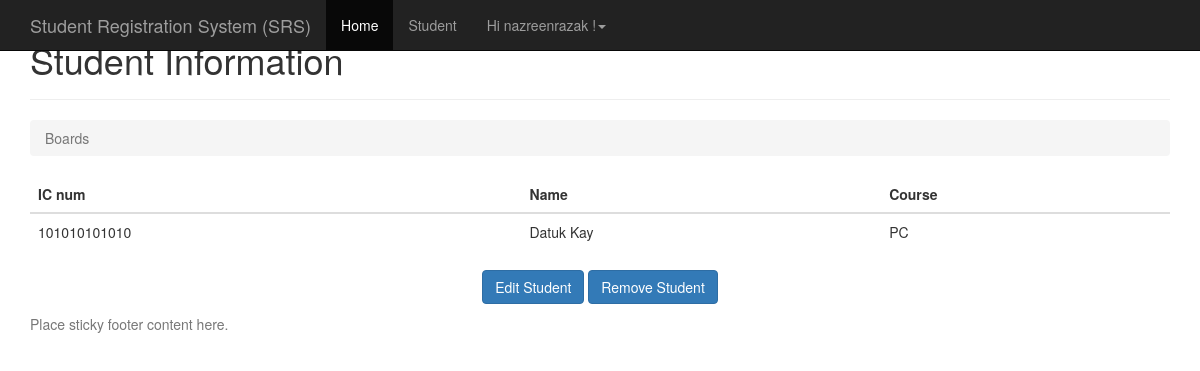
The app's page /10/ (signed in), older data.
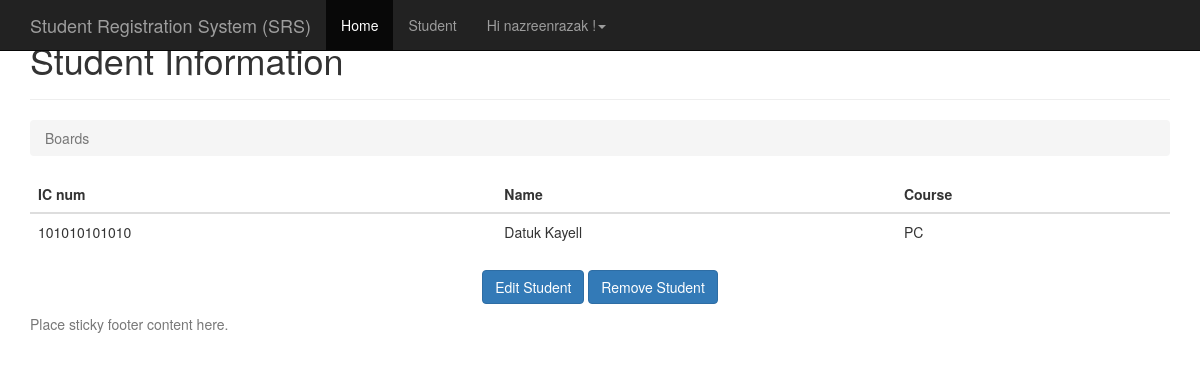
The same page, newer data.
### student/models.py (models this page shows)
class Student(models.Model):
	PROGRAMMING = 'PR'
	NETWORKING = 'NT'
	PCTECH = 'PC'
	COURSE_CHOICES = (
		(PROGRAMMING, 'Programming'),
		(NETWORKING, 'Networking'),
		(PCTECH, 'PC Technichian'),
	)
	icnum = models.CharField('IC Number',max_length=12,unique=True,blank=False,null=False)
	name = models.CharField('Name',max_length=300,blank=False,null=False)
	course = models.CharField('Coursework',max_length=2,choices=COURSE_CHOICES,default=PCTECH)
	createdby = models.ForeignKey('auth.User',on_delete=models.CASCADE)
	created_date = models.DateTimeField('Created Date',auto_now_add=True)
	def __str__(self):
		return self.icnum

### student/views.py (the view)
# urls.py: url(r'^(?P<pk>\d+)/$', views.student_detail, name='student_detail'),
@login_required(login_url='/accounts/login/')
def student_detail(request,pk):
    print(Student.objects.all)
    student = get_object_or_404(Student, pk=pk)
    print(student)
    print(student.name)
    print(student.course)
    return render(request, 'Student/student_details.html', {'student': student})

### templates/Student/student_details.html
{% extends 'base.html' %}
{% block content %}
      <div class="page-header">
        <h1>Student Information</h1>
      </div>
      <ol class="breadcrumb my-4">
        <li class="breadcrumb-item active">Boards</li>
      </ol>
      <table class="table">
        <thead class="thead-inverse">
          <tr>
            <th>IC num</th>
            <th>Name</th>
            <th>Course</th>
          </tr>
        </thead>
        <tbody>
            <tr>
              <td>
                {{ student.icnum }}
              </td>
              <td class="align-middle">{{ student.name }}</td>
              <td class="align-middle">{{ student.course }}</td>
            </tr>
        </tbody>
	  </table>
<p class="text-center">
      <a href="{% url 'student_edit' student.pk %}" class="btn btn-primary" >Edit Student</a>
      <a href="{% url 'student_remove' student.pk %}" class="btn btn-primary" >Remove Student</a>
    </p>
{% endblock %}

### templates/base.html (shortened to what this page needs)
{% load static %}
{% load i18n %}
<!DOCTYPE html>
<html lang="en">
  <head>
    <link href="http://getbootstrap.com/docs/3.3/dist/css/bootstrap.min.css" rel="stylesheet">
    <link href="http://getbootstrap.com/docs/3.3/assets/css/ie10-viewport-bug-workaround.css" rel="stylesheet">
    <link href="http://getbootstrap.com/docs/3.3/examples/sticky-footer-navbar/sticky-footer-navbar.css" rel="stylesheet">
  </head>
  <body>
    {% block navbar %}
    <nav class="navbar navbar-inverse navbar-fixed-top">
      <div class="container">
        <div class="navbar-header">
          <a class="navbar-brand" href="{% url 'student_home' %}">Student Registration System (SRS)</a>
        </div>
        <div id="navbar" class="collapse navbar-collapse">
          <ul class="nav navbar-nav">
          {% block home_navbar %}
            <li class="active"><a href="/">Home</a></li>
            {% endblock %}
            {% block student_navbar %}
            <li><a href="{% url 'student_list_json' %}">Student</a></li>
            {% endblock %}
            {% block user_navbar %}
              {% if user.is_authenticated %}
                <li class="dropdown">
                  <a href="#" class="dropdown-toggle" data-toggle="dropdown" role="button" aria-haspopup="true" aria-expanded="false"></span> Hi {{ user.username }} !<span class="caret"></span></a>
                </li>
              {% else %}
                <li><a href="/accounts/login/">Sign In</a></li>
                <li><a href="/accounts/signup/">Sign Up</a></li>
              {% endif %}
            {% endblock %}
          </ul>
        </div>
      </div>
    </nav>
    {% endblock %}
    <div class="container">
      {% block content %}{% endblock %}
    </div>
    {% block footer %}
    <footer class="footer">
      <div class="container">
        <p class="text-muted">Place sticky footer content here.</p>
      </div>
    </footer>
    {% endblock %}
  </body>
</html>

Row changes from the older to the newer data that the page shows:
changed Student "PC": name "Datuk Kay" → "Datuk Kayell"
